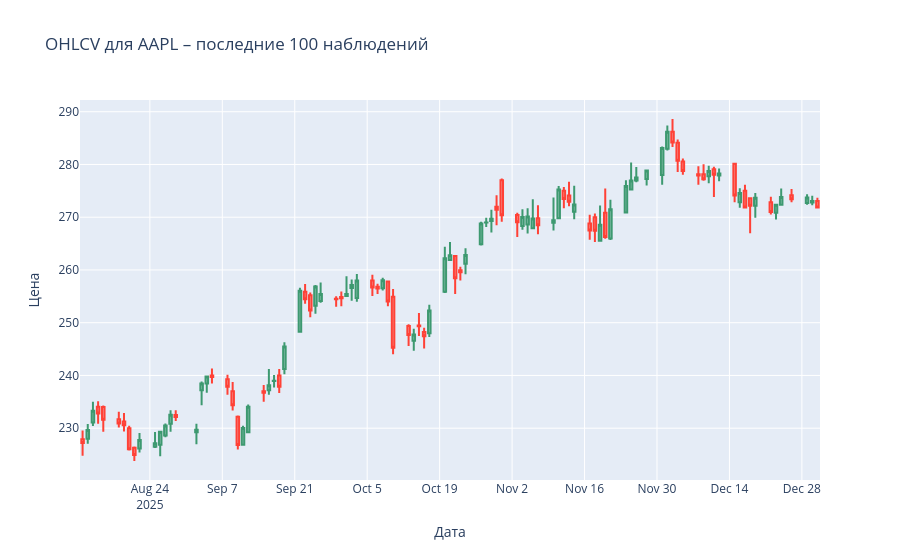

Notebook source saved alongside this figure:
### Markdown cell above
Можем посмотреть на свечи (candlestick chart) для каждой акции. Вот, например, последние 100 наблюдений по Apple в датасете:

### Code cell
assert ohlcv_top_not_adj is not None
aapl_raw_sample = ohlcv_top_not_adj[:, "AAPL"].iloc[-100:]

fig = go.Figure(data=[
    go.Candlestick(
        x=aapl_raw_sample.index,
        open=aapl_raw_sample.Open,
        high=aapl_raw_sample.High,
        low=aapl_raw_sample.Low,
        close=aapl_raw_sample.Close,
    )
])
fig.update_layout(
    title="OHLCV для AAPL – последние 100 наблюдений",
    xaxis_rangeslider_visible=False,
    xaxis={'title': {
        'text': "Дата"
    }},
    yaxis={'title': {
        'text': "Цена"
    }},
)
fig.show()
